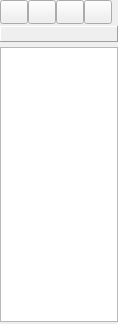
<?xml version="1.0" encoding="UTF-8"?>
<ui version="4.0">
 <author>Dmitry Baryshev</author>
 <class>List</class>
 <widget class="QWidget" name="List">
  <property name="geometry">
   <rect>
    <x>0</x>
    <y>0</y>
    <width>118</width>
    <height>324</height>
   </rect>
  </property>
  <layout class="QGridLayout" name="gridLayout_7">
   <property name="leftMargin">
    <number>0</number>
   </property>
   <property name="topMargin">
    <number>0</number>
   </property>
   <property name="rightMargin">
    <number>0</number>
   </property>
   <property name="bottomMargin">
    <number>0</number>
   </property>
   <property name="spacing">
    <number>0</number>
   </property>
   <item row="1" column="0">
    <widget class="QWidget" name="widgetHeader" native="true">
     <layout class="QGridLayout" name="gridLayout">
      <property name="leftMargin">
       <number>0</number>
      </property>
      <property name="topMargin">
       <number>0</number>
      </property>
      <property name="rightMargin">
       <number>0</number>
      </property>
      <property name="bottomMargin">
       <number>1</number>
      </property>
      <property name="spacing">
       <number>0</number>
      </property>
      <item row="0" column="0">
       <widget class="QStackedWidget" name="stackListHeader">
        <property name="currentIndex">
         <number>0</number>
        </property>
        <widget class="QWidget" name="page_3">
         <layout class="QGridLayout" name="gridLayout_4">
          <property name="leftMargin">
           <number>0</number>
          </property>
          <property name="topMargin">
           <number>0</number>
          </property>
          <property name="rightMargin">
           <number>0</number>
          </property>
          <property name="bottomMargin">
           <number>0</number>
          </property>
          <item row="0" column="0">
           <widget class="QLabel" name="labelListHeader">
            <property name="frameShape">
             <enum>QFrame::Panel</enum>
            </property>
            <property name="frameShadow">
             <enum>QFrame::Raised</enum>
            </property>
           </widget>
          </item>
         </layout>
        </widget>
        <widget class="QWidget" name="page_4">
         <layout class="QGridLayout" name="gridLayout_5">
          <property name="leftMargin">
           <number>0</number>
          </property>
          <property name="topMargin">
           <number>0</number>
          </property>
          <property name="rightMargin">
           <number>0</number>
          </property>
          <property name="bottomMargin">
           <number>0</number>
          </property>
          <item row="0" column="0">
           <widget class="InlineTextInput" name="widgetEnterHeader" native="true"/>
          </item>
         </layout>
        </widget>
       </widget>
      </item>
     </layout>
    </widget>
   </item>
   <item row="0" column="0">
    <widget class="QWidget" name="widgetButtons" native="true">
     <layout class="QGridLayout" name="gridLayout_6">
      <property name="leftMargin">
       <number>0</number>
      </property>
      <property name="topMargin">
       <number>0</number>
      </property>
      <property name="rightMargin">
       <number>0</number>
      </property>
      <property name="bottomMargin">
       <number>2</number>
      </property>
      <property name="spacing">
       <number>0</number>
      </property>
      <item row="0" column="0">
       <widget class="QToolButton" name="pushList">
        <property name="minimumSize">
         <size>
          <width>28</width>
          <height>24</height>
         </size>
        </property>
        <property name="focusPolicy">
         <enum>Qt::NoFocus</enum>
        </property>
        <property name="toolTip">
         <string extracomment="Noun">List</string>
        </property>
        <property name="popupMode">
         <enum>QToolButton::InstantPopup</enum>
        </property>
       </widget>
      </item>
      <item row="0" column="1">
       <widget class="QToolButton" name="pushAdd">
        <property name="minimumSize">
         <size>
          <width>28</width>
          <height>24</height>
         </size>
        </property>
        <property name="focusPolicy">
         <enum>Qt::NoFocus</enum>
        </property>
        <property name="popupMode">
         <enum>QToolButton::InstantPopup</enum>
        </property>
       </widget>
      </item>
      <item row="0" column="3">
       <widget class="QToolButton" name="pushExport">
        <property name="minimumSize">
         <size>
          <width>28</width>
          <height>24</height>
         </size>
        </property>
        <property name="focusPolicy">
         <enum>Qt::NoFocus</enum>
        </property>
        <property name="popupMode">
         <enum>QToolButton::InstantPopup</enum>
        </property>
       </widget>
      </item>
      <item row="0" column="4">
       <spacer name="horizontalSpacer">
        <property name="orientation">
         <enum>Qt::Horizontal</enum>
        </property>
        <property name="sizeHint" stdset="0">
         <size>
          <width>0</width>
          <height>20</height>
         </size>
        </property>
       </spacer>
      </item>
      <item row="0" column="2">
       <widget class="QToolButton" name="pushSave">
        <property name="minimumSize">
         <size>
          <width>28</width>
          <height>24</height>
         </size>
        </property>
        <property name="focusPolicy">
         <enum>Qt::NoFocus</enum>
        </property>
        <property name="toolTip">
         <string extracomment="This is the label on a button that user pushes to issue the command. Ticker is a short company name, see http://www.investopedia.com/terms/t/tickersymbol.asp . The common practice is to borrow &quot;ticker&quot; from English and incorporate into your language (see http://en.wikipedia.org/wiki/Loanword)">Save tickers</string>
        </property>
       </widget>
      </item>
     </layout>
    </widget>
   </item>
   <item row="6" column="0">
    <widget class="QStackedWidget" name="stack">
     <property name="currentIndex">
      <number>0</number>
     </property>
     <widget class="QWidget" name="page">
      <layout class="QGridLayout" name="gridLayout_3">
       <property name="leftMargin">
        <number>0</number>
       </property>
       <property name="topMargin">
        <number>0</number>
       </property>
       <property name="rightMargin">
        <number>0</number>
       </property>
       <property name="bottomMargin">
        <number>0</number>
       </property>
       <item row="0" column="0">
        <widget class="TickerMiniInput" name="widgetInput" native="true"/>
       </item>
      </layout>
     </widget>
     <widget class="QWidget" name="page_2">
      <layout class="QGridLayout" name="gridLayout_2">
       <property name="leftMargin">
        <number>0</number>
       </property>
       <property name="topMargin">
        <number>0</number>
       </property>
       <property name="rightMargin">
        <number>0</number>
       </property>
       <property name="bottomMargin">
        <number>0</number>
       </property>
       <item row="0" column="0">
        <widget class="InlineTextInput" name="widgetSearch" native="true"/>
       </item>
      </layout>
     </widget>
    </widget>
   </item>
   <item row="2" column="0">
    <widget class="QLabel" name="labelUnsaved">
     <property name="sizePolicy">
      <sizepolicy hsizetype="Preferred" vsizetype="Fixed">
       <horstretch>0</horstretch>
       <verstretch>0</verstretch>
      </sizepolicy>
     </property>
     <property name="minimumSize">
      <size>
       <width>0</width>
       <height>3</height>
      </size>
     </property>
     <property name="maximumSize">
      <size>
       <width>16777215</width>
       <height>3</height>
      </size>
     </property>
     <property name="autoFillBackground">
      <bool>true</bool>
     </property>
    </widget>
   </item>
   <item row="3" column="0">
    <spacer name="verticalSpacer_4">
     <property name="orientation">
      <enum>Qt::Vertical</enum>
     </property>
     <property name="sizeType">
      <enum>QSizePolicy::Fixed</enum>
     </property>
     <property name="sizeHint" stdset="0">
      <size>
       <width>20</width>
       <height>1</height>
      </size>
     </property>
    </spacer>
   </item>
   <item row="4" column="0">
    <widget class="QListWidget" name="list">
     <property name="sizePolicy">
      <sizepolicy hsizetype="Expanding" vsizetype="Expanding">
       <horstretch>0</horstretch>
       <verstretch>1</verstretch>
      </sizepolicy>
     </property>
     <property name="mouseTracking">
      <bool>true</bool>
     </property>
     <property name="editTriggers">
      <set>QAbstractItemView::EditKeyPressed</set>
     </property>
    </widget>
   </item>
   <item row="5" column="0">
    <spacer name="verticalSpacer">
     <property name="orientation">
      <enum>Qt::Vertical</enum>
     </property>
     <property name="sizeType">
      <enum>QSizePolicy::Fixed</enum>
     </property>
     <property name="sizeHint" stdset="0">
      <size>
       <width>20</width>
       <height>2</height>
      </size>
     </property>
    </spacer>
   </item>
  </layout>
 </widget>
 <customwidgets>
  <customwidget>
   <class>TickerMiniInput</class>
   <extends>QWidget</extends>
   <header>tickerminiinput.h</header>
   <container>1</container>
  </customwidget>
  <customwidget>
   <class>InlineTextInput</class>
   <extends>QWidget</extends>
   <header>inlinetextinput.h</header>
   <container>1</container>
   <slots>
    <signal>cancel()</signal>
    <signal>next()</signal>
    <signal>textChanged(QString)</signal>
    <signal>accept()</signal>
   </slots>
  </customwidget>
 </customwidgets>
 <tabstops>
  <tabstop>pushList</tabstop>
  <tabstop>pushAdd</tabstop>
  <tabstop>pushSave</tabstop>
  <tabstop>pushExport</tabstop>
  <tabstop>list</tabstop>
 </tabstops>
 <resources/>
 <connections>
  <connection>
   <sender>list</sender>
   <signal>itemDoubleClicked(QListWidgetItem*)</signal>
   <receiver>List</receiver>
   <slot>loadItem()</slot>
   <hints>
    <hint type="sourcelabel">
     <x>60</x>
     <y>279</y>
    </hint>
    <hint type="destinationlabel">
     <x>182</x>
     <y>283</y>
    </hint>
   </hints>
  </connection>
  <connection>
   <sender>widgetSearch</sender>
   <signal>cancel()</signal>
   <receiver>List</receiver>
   <slot>stopSearching()</slot>
   <hints>
    <hint type="sourcelabel">
     <x>67</x>
     <y>317</y>
    </hint>
    <hint type="destinationlabel">
     <x>74</x>
     <y>400</y>
    </hint>
   </hints>
  </connection>
  <connection>
   <sender>widgetSearch</sender>
   <signal>next()</signal>
   <receiver>List</receiver>
   <slot>slotSearchTickerNext()</slot>
   <hints>
    <hint type="sourcelabel">
     <x>45</x>
     <y>311</y>
    </hint>
    <hint type="destinationlabel">
     <x>52</x>
     <y>414</y>
    </hint>
   </hints>
  </connection>
  <connection>
   <sender>widgetSearch</sender>
   <signal>textChanged(QString)</signal>
   <receiver>List</receiver>
   <slot>slotSearchTicker(QString)</slot>
   <hints>
    <hint type="sourcelabel">
     <x>28</x>
     <y>316</y>
    </hint>
    <hint type="destinationlabel">
     <x>28</x>
     <y>409</y>
    </hint>
   </hints>
  </connection>
  <connection>
   <sender>list</sender>
   <signal>currentRowChanged(int)</signal>
   <receiver>List</receiver>
   <slot>slotCurrentRowChanged(int)</slot>
   <hints>
    <hint type="sourcelabel">
     <x>82</x>
     <y>242</y>
    </hint>
    <hint type="destinationlabel">
     <x>174</x>
     <y>242</y>
    </hint>
   </hints>
  </connection>
  <connection>
   <sender>widgetSearch</sender>
   <signal>accept()</signal>
   <receiver>List</receiver>
   <slot>stopSearching()</slot>
   <hints>
    <hint type="sourcelabel">
     <x>58</x>
     <y>315</y>
    </hint>
    <hint type="destinationlabel">
     <x>58</x>
     <y>161</y>
    </hint>
   </hints>
  </connection>
  <connection>
   <sender>widgetEnterHeader</sender>
   <signal>cancel()</signal>
   <receiver>List</receiver>
   <slot>headerCancelled()</slot>
   <hints>
    <hint type="sourcelabel">
     <x>58</x>
     <y>36</y>
    </hint>
    <hint type="destinationlabel">
     <x>58</x>
     <y>161</y>
    </hint>
   </hints>
  </connection>
  <connection>
   <sender>widgetEnterHeader</sender>
   <signal>accept()</signal>
   <receiver>List</receiver>
   <slot>headerAccepted()</slot>
   <hints>
    <hint type="sourcelabel">
     <x>58</x>
     <y>36</y>
    </hint>
    <hint type="destinationlabel">
     <x>58</x>
     <y>161</y>
    </hint>
   </hints>
  </connection>
  <connection>
   <sender>pushSave</sender>
   <signal>clicked()</signal>
   <receiver>List</receiver>
   <slot>slotSave()</slot>
   <hints>
    <hint type="sourcelabel">
     <x>71</x>
     <y>14</y>
    </hint>
    <hint type="destinationlabel">
     <x>165</x>
     <y>67</y>
    </hint>
   </hints>
  </connection>
 </connections>
 <slots>
  <slot>slotSave()</slot>
  <slot>loadItem()</slot>
  <slot>stopSearching()</slot>
  <slot>slotSearchTickerNext()</slot>
  <slot>slotSearchTicker(QString)</slot>
  <slot>slotCurrentRowChanged(int)</slot>
  <slot>headerCancelled()</slot>
  <slot>headerAccepted()</slot>
 </slots>
</ui>
